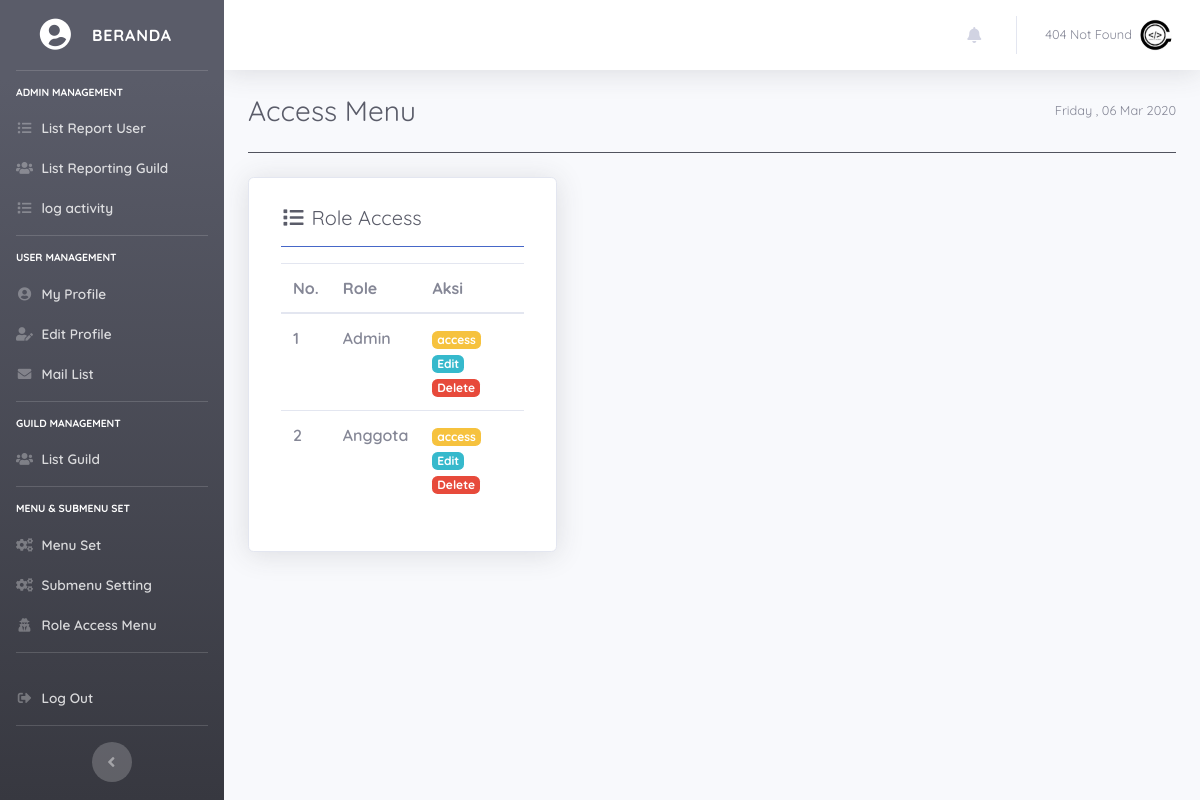
Page /attr/Admin?mod=access (signed in) on the committed database.
### tables this page shows
CREATE TABLE `guild_info_member` (
  `id_user` int(11) NOT NULL,
  `full_name` varchar(250) NOT NULL,
  `username` varchar(200) NOT NULL,
  `password` varchar(250) NOT NULL,
  `role` int(1) NOT NULL,
  `email` varchar(155) NOT NULL,
  `biografi` text NOT NULL,
  `foto_profil` varchar(250) NOT NULL,
  `tgl_join` date NOT NULL,
  `is_aktif` int(1) NOT NULL,
  `guild_id` int(11) NOT NULL,
  `gender` int(1) NOT NULL,
  `tgl_lahir` date NOT NULL
);

CREATE TABLE `menu` (
  `id_menu` int(11) NOT NULL,
  `menu` varchar(250) NOT NULL
);

CREATE TABLE `sub_menu` (
  `id` int(11) NOT NULL,
  `menu_id` int(11) NOT NULL,
  `title` varchar(250) NOT NULL,
  `url` varchar(250) NOT NULL,
  `is_aktif` int(1) NOT NULL,
  `icon` varchar(250) NOT NULL
);

CREATE TABLE `guild_role` (
  `id_role` int(11) NOT NULL,
  `role` varchar(100) NOT NULL
);

### config/config.php (called while the page is built, shortened)
<?php
$hostname = 'localhost';
$username = 'root';
$pass = '';
$dbname = 'guild';
$conn = mysqli_connect($hostname,$username,$pass,$dbname);
function query($query) {
    global $conn;
    $result = mysqli_query($conn, $query);
    $rows   = [];
    while ($row = mysqli_fetch_assoc($result)) {
        $rows[] = $row;
    }
    return $rows;
}
?>

### attr/Admin/menu/accessMenu.php (the view, shortened to what this page needs)
<div class="d-sm-flex align-items-center justify-content-between mb-4">
    <h1 class="h3 mb-0 text-gray-800">Access Menu</h1>
    <span class="text-muted small"><?= date('l , d M Y') ?></span>
</div>
<hr class="bg-dark">
<?php
$query = "SELECT * FROM guild_role";
$role = query($query);
?>
<div class="card shadow h-100 py-2 my-4 col-md-4">
    <div class="card-body">
        <h5 class="h5 mb-3 text-dark">
            <i class="fas fa-list fa-fw"></i> Role Access</h5>
              <hr class="bg-primary">
              <table class="table table-hover table-inverse table-responsive">
                  <thead class="thead-inverse">
                      <tr>
                          <th>No.</th>
                          <th>Role</th>
                          <th>Aksi</th>
                      </tr>
                      </thead>
                      <tbody>
                          <?php $i = 1; ?>
                          <?php foreach($role as $r) : ?>
                          <tr>
                              <td><?= $i++ ?></td>
                              <td><?= $r['role']; ?></td>
                              <td>
                                  <a href="?mod=roleAccess&id=<?= $r['id_role']?>" class="badge badge-warning">access</a>
                                  <a href="" class="badge badge-info">Edit</a>
                                  <a href="" class="badge badge-danger">Delete</a>
                              </td>
                          </tr>
                          <?php endforeach ?>
                      </tbody>
              </table>

### attr/temp/auth_header.php (shortened to what this page needs)
<?php
require_once '../../config/config.php';
$guild_session = $_SESSION['log_'];
$data_query = "SELECT * FROM guild_info_member INNER JOIN guild_role ON guild_role.id_role = guild_info_member.role WHERE username = '$guild_session' or email = '$guild_session'";
$query    = mysqli_query($conn,$data_query);
$detail = mysqli_fetch_assoc($query);
?>
<!DOCTYPE html>
<html lang="id">
<head>
  <link
    href="<?= base_url;?>/assets/vendor/fontawesome-free/css/all.min.css"
    rel="stylesheet" type="text/css">
  <link href="<?= base_url;?>/assets/css/sb-admin-2.css"
    rel="stylesheet">
  <link href="<?= base_url;?>/assets/css/style.css" rel="stylesheet">
  <link
    href="<?= base_url;?>/assets/vendor/lightbox/css/lightbox.min.css"
    rel="stylesheet">
</head>
<body id="page-top">
  <?php foreach($query as $row): ?>
  <div id="wrapper">
    <ul class="navbar-main navbar-nav bg-gradient-dark sidebar sidebar-dark accordion navbar-dark"
      id="accordionSidebar">
      <a class="sidebar-brand d-flex align-items-center justify-content-center" href="?mod=home">
        <div class="sidebar-brand-icon rotate-n-15">
          <i class="fa fa-user-circle fa-fw" aria-hidden="true"></i>
        </div>
        <div class="sidebar-brand-text mx-3">Beranda</div>
      </a>
      <hr class="sidebar-divider">
      <?php
      $id_role = $detail['id_role'];
      $queryMenu = "SELECT menu.id_menu , menu.menu FROM menu JOIN access_menu ON  menu.id_menu = access_menu.id_menu WHERE access_menu.id_role  = '$id_role' ORDER BY access_menu.id_menu ASC ";
      $tampilkanMenu = mysqli_query($conn,$queryMenu);
      ?>
      <?php foreach($tampilkanMenu as $m) : ?>
      <div class="sidebar-heading display-4 text-white">
        <?= $m['menu']; ?>
      </div>
      <?php
      $menuId = $m['id_menu'];
      $querySubMenu = "SELECT * FROM sub_menu WHERE menu_id = '$menuId' AND is_aktif =1 ";
      $tampilkanSubMenu = query($querySubMenu);
      ?>
      <?php foreach($tampilkanSubMenu as $sub) : ?>
      <li class="nav-item">
        <a class="nav-link pb-0"
          href="?mod=<?= $sub['url'] ?>">
          <i class="<?= $sub['icon']; ?> fa-fw"
            aria-hidden="true"></i>
          <span><?= $sub['title'] ?></span></a>
      </li>
      <?php endforeach; ?>
      <hr class="sidebar-divider mt-3">
      <?php endforeach; ?>
      <li class="nav-item">
        <a class="nav-link" href="<?= base_url; ?>/attr/auth_out"
          data-toggle="modal" data-target="#logoutModal">
          <i class="fas fa-fw fa-sign-out-alt"></i>
          <span>Log Out</span></a>
      </li>
      <hr class="sidebar-divider d-none d-md-block">
      <div class="text-center d-none d-md-inline">
        <button class="rounded-circle border-0" id="sidebarToggle"></button>
      </div>
    </ul>
    <div id="content-wrapper" class="d-flex flex-column">
      <div id="content">
        <nav class="navbar navbar-expand navbar-light bg-white topbar mb-4 static-top shadow">
          <ul class="navbar-nav ml-auto">
            <?php if($detail['id_role'] === '1') : ?>
            <li class="nav-item dropdown no-arrow mx-1">
              <a class="nav-link dropdown-toggle" href="#" id="alertsDropdown" role="button" data-toggle="dropdown"
                aria-haspopup="true" aria-expanded="false">
                <i class="fas fa-bell fa-fw"></i>
              </a>
            </li>
            <?php endif ?>
            <li class="nav-item dropdown no-arrow">
              <a class="nav-link dropdown-toggle" href="#" id="userDropdown" role="button" data-toggle="dropdown"
                aria-haspopup="true" aria-expanded="false">
                <span class="mr-2 d-lg-inline text-gray-600 small"><?= $detail['full_name']; ?></span>
                <img class="img-profile rounded-circle"
                  src="../../assets/img/user-icon/<?= $detail['foto_profil'] ?>"
                  alt="Profil Saya">
              </a>
            </li>
          </ul>
        </nav>
        <?php endforeach ?>

### rows in the picture
guild_info_member: full_name "404 Not Found", foto_profil (picture)
menu: menu "ADMIN MANAGEMENT"
sub_menu: title "List Report User"
sub_menu: title "List Reporting Guild"
sub_menu: title "log activity"
menu: menu "USER MANAGEMENT"
sub_menu: title "My Profile"
sub_menu: title "Edit Profile"
sub_menu: title "Mail List"
menu: menu "GUILD MANAGEMENT"
sub_menu: title "List Guild"
menu: menu "MENU & SUBMENU SET"
sub_menu: title "Menu Set"
sub_menu: title "Submenu Setting"
sub_menu: title "Role Access Menu"
guild_role: role "Admin"
guild_role: role "Anggota"
